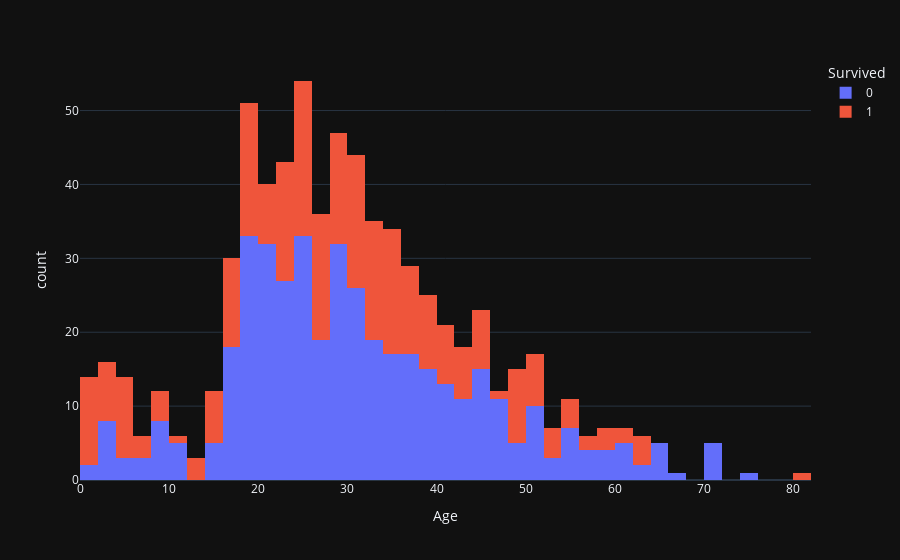

Here is the notebook cell this chart was saved with:
### Code cell
fig = px.histogram(train_df, x='Age', color="Survived")
fig.show()

### Figure 1 — Plotly figure (JSON) as saved in the notebook; plotly's stock layout.template omitted (floating-point values rounded to 4 significant figures; data arrays with more than 128 entries replaced by an {"elided": "..."} marker saying what was removed)
{"data": [{"alignmentgroup": "True", "bingroup": "x", "hovertemplate": "Survived=0<br>Age=%{x}<br>count=%{y}<extra></extra>", "legendgroup": "0", "marker": {"color": "#636efa", "pattern": {"shape": ""}}, "name": "0", "offsetgroup": "0", "orientation": "v", "showlegend": true, "x": {"elided": "549 float values"}, "xaxis": "x", "yaxis": "y", "type": "histogram"}, {"alignmentgroup": "True", "bingroup": "x", "hovertemplate": "Survived=1<br>Age=%{x}<br>count=%{y}<extra></extra>", "legendgroup": "1", "marker": {"color": "#EF553B", "pattern": {"shape": ""}}, "name": "1", "offsetgroup": "1", "orientation": "v", "showlegend": true, "x": {"elided": "342 float values"}, "xaxis": "x", "yaxis": "y", "type": "histogram"}], "layout": {"xaxis": {"anchor": "y", "domain": [0.0, 1.0], "title": {"text": "Age"}}, "yaxis": {"anchor": "x", "domain": [0.0, 1.0], "title": {"text": "count"}}, "legend": {"title": {"text": "Survived"}, "tracegroupgap": 0}, "margin": {"t": 60}, "barmode": "relative"}}
